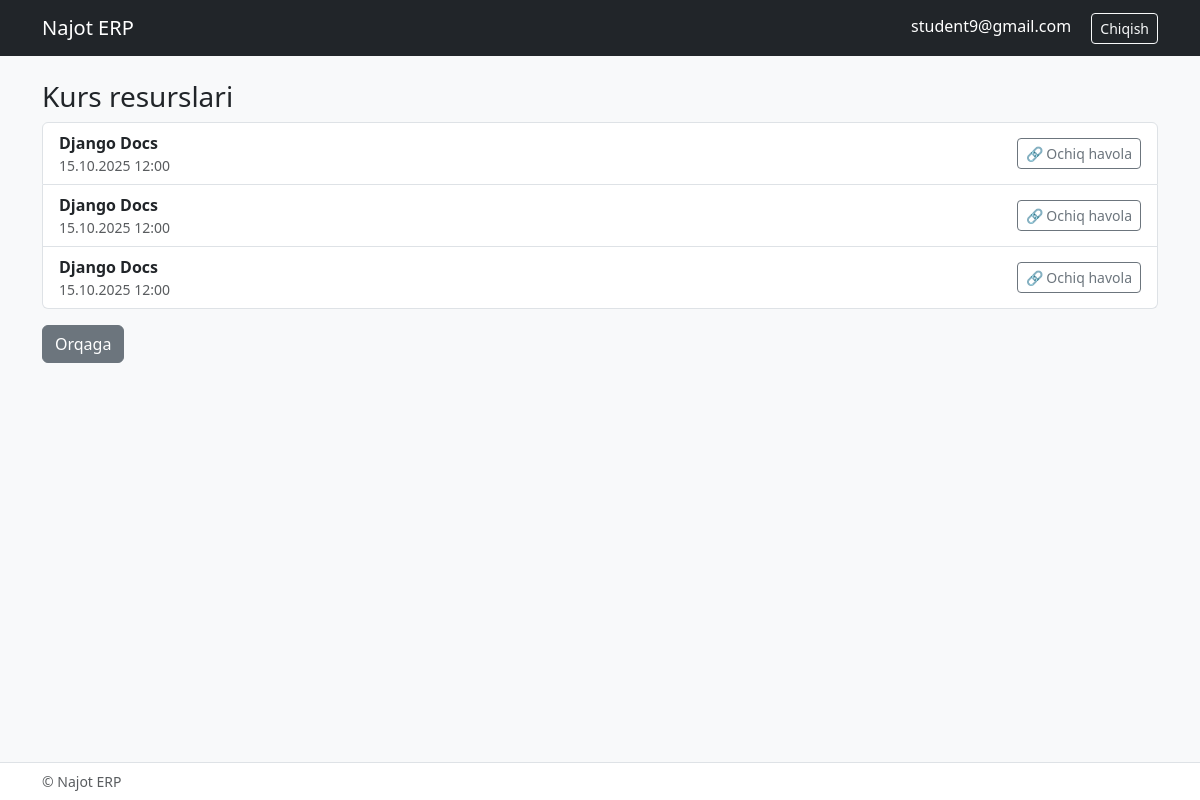
The page /student/resources/ (signed in) on the database its author committed.
### configapp/models/auth_user.py (models this page shows, shortened)
class User(AbstractBaseUser, PermissionsMixin):
    phone_regex = RegexValidator(
        regex=r'^\+9989\d{8}$',
        message="Telefon raqam +9989XXXXXXXX formatida bo‘lishi kerak"
    )
    phone_number = models.CharField(validators=[phone_regex], max_length=13, null=True, blank=True)
    email = models.EmailField(unique=True, null=True, blank=True)
    is_staff = models.BooleanField(default=False)
    is_admin = models.BooleanField(default=False)
    is_active = models.BooleanField(default=True)
    is_student = models.BooleanField(default=False)
    is_teacher = models.BooleanField(default=False)
    groups = models.ManyToManyField('auth.Group', related_name="custom_user_groups", blank=True)
    user_permissions = models.ManyToManyField('auth.Permission', related_name="custom_user_permissions", blank=True)
    objects = CustomUserManager()
    USERNAME_FIELD = "email"
    REQUIRED_FIELDS = []

### configapp/models/resources.py (models this page shows, shortened)
class Resource(BaseModel):
    course = models.ForeignKey(Course, on_delete=models.CASCADE, related_name='resources')
    title = models.CharField(max_length=255)
    file = models.FileField(upload_to='resources/', blank=True, null=True)
    url = models.URLField(blank=True, null=True)
    uploaded_at = models.DateTimeField(auto_now_add=True)
    uploaded_by = models.ForeignKey(User, on_delete=models.SET_NULL, null=True, blank=True)

### configapp/views.py (the view)
# urls.py: path('student/resources/', views.student_resources, name='student_resources'),
@login_required
def student_resources(request):
    student = get_object_or_404(Student, user=request.user)
    groups = student.group.all()
    lessons = Lesson.objects.filter(group__in=groups)
    return render(request, 'student/resources.html', {'lessons': lessons})

### configapp/templates/student/resources.html (shortened to what this page needs)
{% extends 'base.html' %}
{% block content %}
<h3>Kurs resurslari</h3>
{% if lessons %}
  <div class="list-group">
    {% for l in lessons %}
      {% for r in l.group.course.resources.all %}
        <div class="list-group-item d-flex justify-content-between align-items-center">
          <div>
            <strong>{{ r.title }}</strong>
            <div class="small text-muted">{{ r.uploaded_at|date:"d.m.Y H:i" }}</div>
          </div>
          <div>
            {% if r.file %}
              <a href="{{ r.file.url }}" class="btn btn-sm btn-outline-primary">📥 Yuklab olish</a>
            {% elif r.url %}
              <a href="{{ r.url }}" class="btn btn-sm btn-outline-secondary" target="_blank">🔗 Ochiq havola</a>
            {% endif %}
          </div>
        </div>
      {% endfor %}
    {% endfor %}
  </div>
{% else %}
  <p class="text-muted">Sizning guruhlaringiz uchun resurslar yo‘q.</p>
{% endif %}
<a href="{% url 'student_dashboard' %}" class="btn btn-secondary mt-3">Orqaga</a>
{% endblock %}

### configapp/templates/base.html (shortened to what this page needs)
<!DOCTYPE html>
<html lang="uz">
<head>
  <link href="https://cdn.jsdelivr.net/npm/bootstrap@5.3.0/dist/css/bootstrap.min.css" rel="stylesheet">
</head>
<body class="bg-light">
<nav class="navbar navbar-expand-lg navbar-dark bg-dark">
  <div class="container">
    <a class="navbar-brand" href="/">Najot ERP</a>
    <div class="ms-auto">
      {% if user.is_authenticated %}
        <span class="text-white me-3">{{ user.email|default:user.phone_number }}</span>
        <a href="{% url 'logout' %}" class="btn btn-outline-light btn-sm">Chiqish</a>
      {% else %}
        <a href="{% url 'login' %}" class="btn btn-outline-light btn-sm">Kirish</a>
      {% endif %}
    </div>
  </div>
</nav>
<div class="container mt-4">
  {% block content %}{% endblock %}
</div>
<footer class="bg-white border-top fixed-bottom">
  <div class="container py-2 text-muted small">
    © Najot ERP
  </div>
</footer>
</body>
</html>

### configapp/templates/base.html (style rules this page uses)
body { padding-bottom: 60px; }

### rows shown on the page
User: email "student9@gmail.com"
Resource: title "Django Docs", uploaded_at "15.10.2025 12:00"
